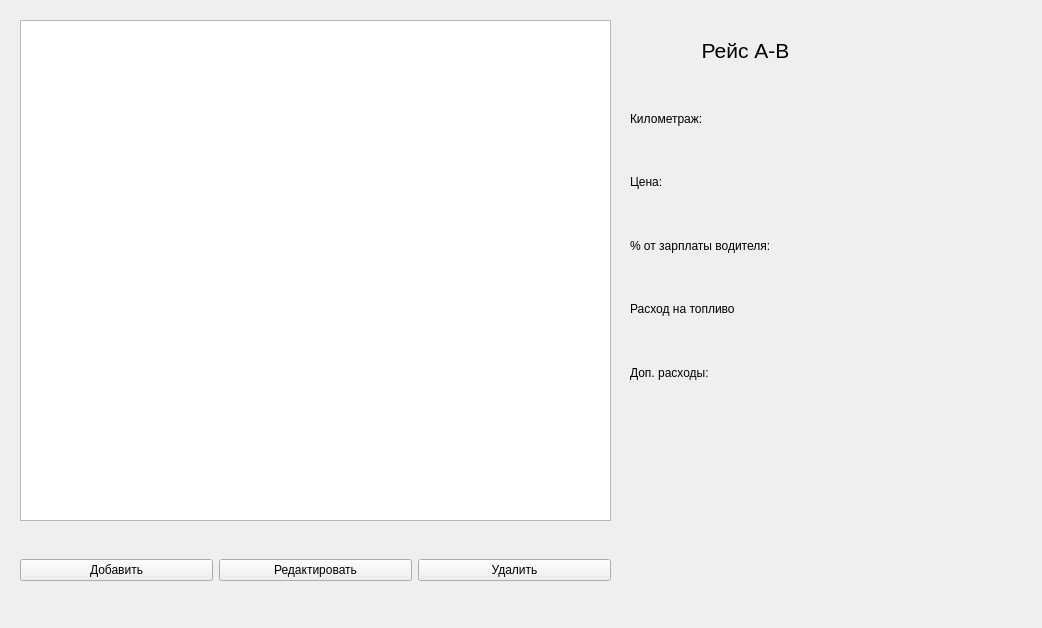
<?xml version="1.0" encoding="UTF-8"?>
<ui version="4.0">
 <class>MainWindow</class>
 <widget class="QMainWindow" name="MainWindow">
  <property name="enabled">
   <bool>true</bool>
  </property>
  <property name="geometry">
   <rect>
    <x>0</x>
    <y>0</y>
    <width>1042</width>
    <height>628</height>
   </rect>
  </property>
  <property name="sizePolicy">
   <sizepolicy hsizetype="Preferred" vsizetype="Preferred">
    <horstretch>0</horstretch>
    <verstretch>0</verstretch>
   </sizepolicy>
  </property>
  <property name="cursor">
   <cursorShape>ArrowCursor</cursorShape>
  </property>
  <property name="windowTitle">
   <string>MainWindow</string>
  </property>
  <widget class="QWidget" name="centralwidget">
   <property name="sizePolicy">
    <sizepolicy hsizetype="Maximum" vsizetype="Maximum">
     <horstretch>0</horstretch>
     <verstretch>0</verstretch>
    </sizepolicy>
   </property>
   <widget class="QLabel" name="tripName">
    <property name="geometry">
     <rect>
      <x>630</x>
      <y>20</y>
      <width>231</width>
      <height>61</height>
     </rect>
    </property>
    <property name="font">
     <font>
      <pointsize>16</pointsize>
     </font>
    </property>
    <property name="text">
     <string>Рейс A-B</string>
    </property>
    <property name="alignment">
     <set>Qt::AlignCenter</set>
    </property>
   </widget>
   <widget class="QWidget" name="verticalLayoutWidget">
    <property name="geometry">
     <rect>
      <x>630</x>
      <y>90</y>
      <width>231</width>
      <height>311</height>
     </rect>
    </property>
    <layout class="QVBoxLayout" name="verticalLayout">
     <item>
      <widget class="QLabel" name="mileage">
       <property name="text">
        <string>Километраж: </string>
       </property>
      </widget>
     </item>
     <item>
      <widget class="QLabel" name="price">
       <property name="text">
        <string>Цена:</string>
       </property>
      </widget>
     </item>
     <item>
      <widget class="QLabel" name="driversSalary">
       <property name="text">
        <string>% от зарплаты водителя:</string>
       </property>
      </widget>
     </item>
     <item>
      <widget class="QLabel" name="fuelConsumption">
       <property name="text">
        <string>Расход на топливо</string>
       </property>
      </widget>
     </item>
     <item>
      <widget class="QLabel" name="additionalExpenses">
       <property name="text">
        <string>Доп. расходы:</string>
       </property>
      </widget>
     </item>
    </layout>
   </widget>
   <widget class="QTableWidget" name="tableWidget">
    <property name="geometry">
     <rect>
      <x>20</x>
      <y>20</y>
      <width>591</width>
      <height>501</height>
     </rect>
    </property>
   </widget>
   <widget class="QWidget" name="horizontalLayoutWidget">
    <property name="geometry">
     <rect>
      <x>20</x>
      <y>530</y>
      <width>591</width>
      <height>80</height>
     </rect>
    </property>
    <layout class="QHBoxLayout" name="horizontalLayout">
     <item>
      <widget class="QPushButton" name="addNote">
       <property name="sizePolicy">
        <sizepolicy hsizetype="Minimum" vsizetype="Maximum">
         <horstretch>0</horstretch>
         <verstretch>0</verstretch>
        </sizepolicy>
       </property>
       <property name="text">
        <string>Добавить</string>
       </property>
      </widget>
     </item>
     <item>
      <widget class="QPushButton" name="editNote">
       <property name="text">
        <string>Редактировать</string>
       </property>
      </widget>
     </item>
     <item>
      <widget class="QPushButton" name="deleteNote">
       <property name="enabled">
        <bool>true</bool>
       </property>
       <property name="text">
        <string>Удалить</string>
       </property>
      </widget>
     </item>
    </layout>
   </widget>
  </widget>
 </widget>
 <resources/>
 <connections/>
</ui>
